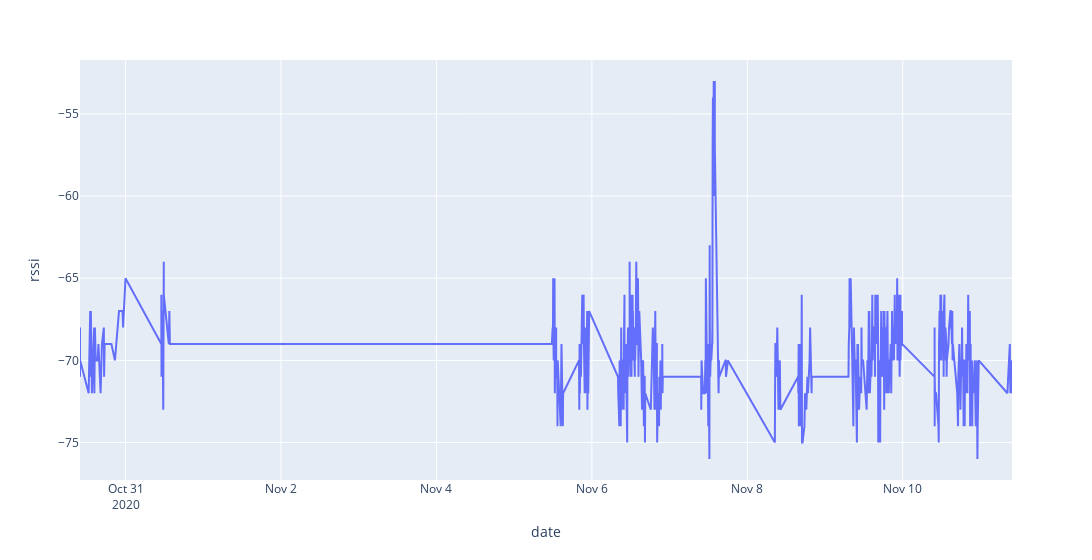
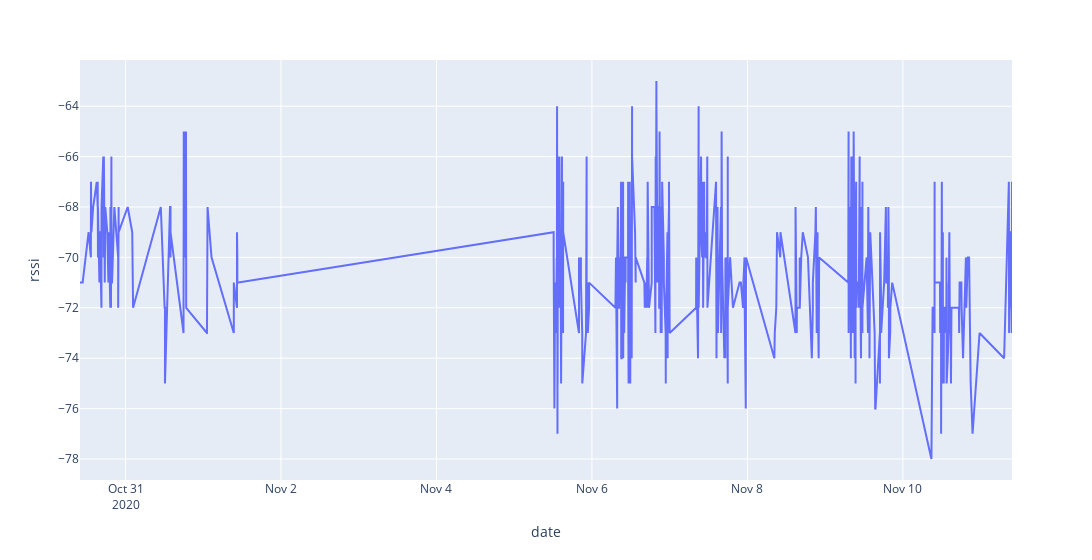

Notebook cell for these charts, in order:
### Code cell
for mac in most_macs.macaddress.unique():
    print(mac, get_mac_vendor(mac))
    print(most_macs[most_macs.macaddress==mac].ssid.unique())
    fig=px.line(most_macs[most_macs.macaddress==mac], x='date', y='rssi', width=1200)
    fig.show()

### Figure 1 — Plotly figure (JSON) as saved in the notebook; plotly's stock layout.template omitted (floating-point values rounded to 4 significant figures; data arrays with more than 128 entries replaced by an {"elided": "..."} marker saying what was removed)
{"data": [{"hovertemplate": "date=%{x}<br>rssi=%{y}<extra></extra>", "legendgroup": "", "line": {"color": "#636efa", "dash": "solid"}, "mode": "lines", "name": "", "orientation": "v", "showlegend": false, "type": "scatter", "x": {"elided": "661 str values"}, "xaxis": "x", "y": {"elided": "661 int values"}, "yaxis": "y"}], "layout": {"legend": {"tracegroupgap": 0}, "margin": {"t": 60}, "width": 1200, "xaxis": {"anchor": "y", "domain": [0, 1], "title": {"text": "date"}}, "yaxis": {"anchor": "x", "domain": [0, 1], "title": {"text": "rssi"}}}}

### Figure 2 — Plotly figure (JSON) as saved in the notebook; plotly's stock layout.template omitted (floating-point values rounded to 4 significant figures; data arrays with more than 128 entries replaced by an {"elided": "..."} marker saying what was removed)
{"data": [{"hovertemplate": "date=%{x}<br>rssi=%{y}<extra></extra>", "legendgroup": "", "line": {"color": "#636efa", "dash": "solid"}, "mode": "lines", "name": "", "orientation": "v", "showlegend": false, "type": "scatter", "x": {"elided": "688 str values"}, "xaxis": "x", "y": {"elided": "688 int values"}, "yaxis": "y"}], "layout": {"legend": {"tracegroupgap": 0}, "margin": {"t": 60}, "width": 1200, "xaxis": {"anchor": "y", "domain": [0, 1], "title": {"text": "date"}}, "yaxis": {"anchor": "x", "domain": [0, 1], "title": {"text": "rssi"}}}}
